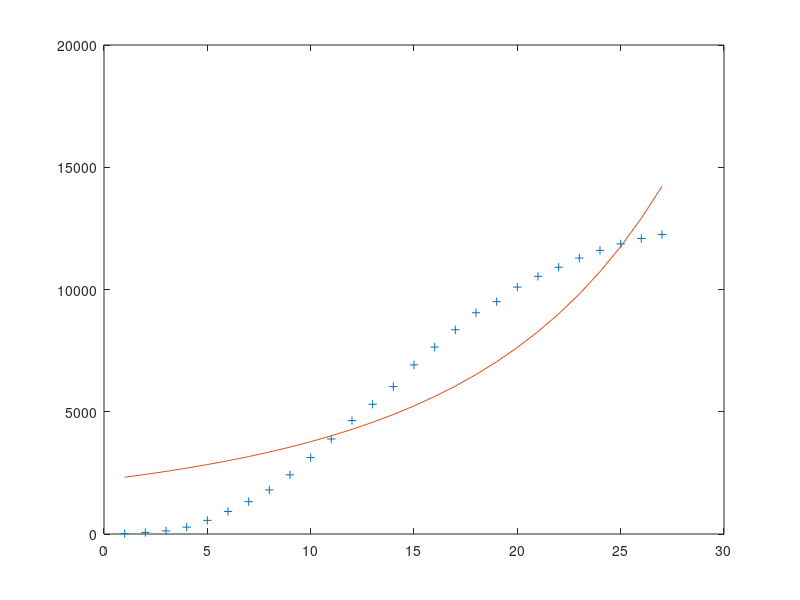

The MATLAB script that drew this image:
clear
x=1:27;
y=[21,65,127,281,558,923,1321,1801,2420,3125,3886,4638,5306,6028,6916,7646,8353,9049,9503,10098,10540,10910,11287,11598,11865,12086,12251];
a=[2,0.1,0.1];
f=@(a,x)a(1)*exp(exp(a(2)*x+a(3)));
[A,resnorm]=lsqcurvefit(f,a,x,y);
t=27;
while abs(f(A,t)-f(A,t+1))<1
    t=t+1;
end
f(A,t)
t
t=1:t;
plot(x,y,'+',t,f(A,t));